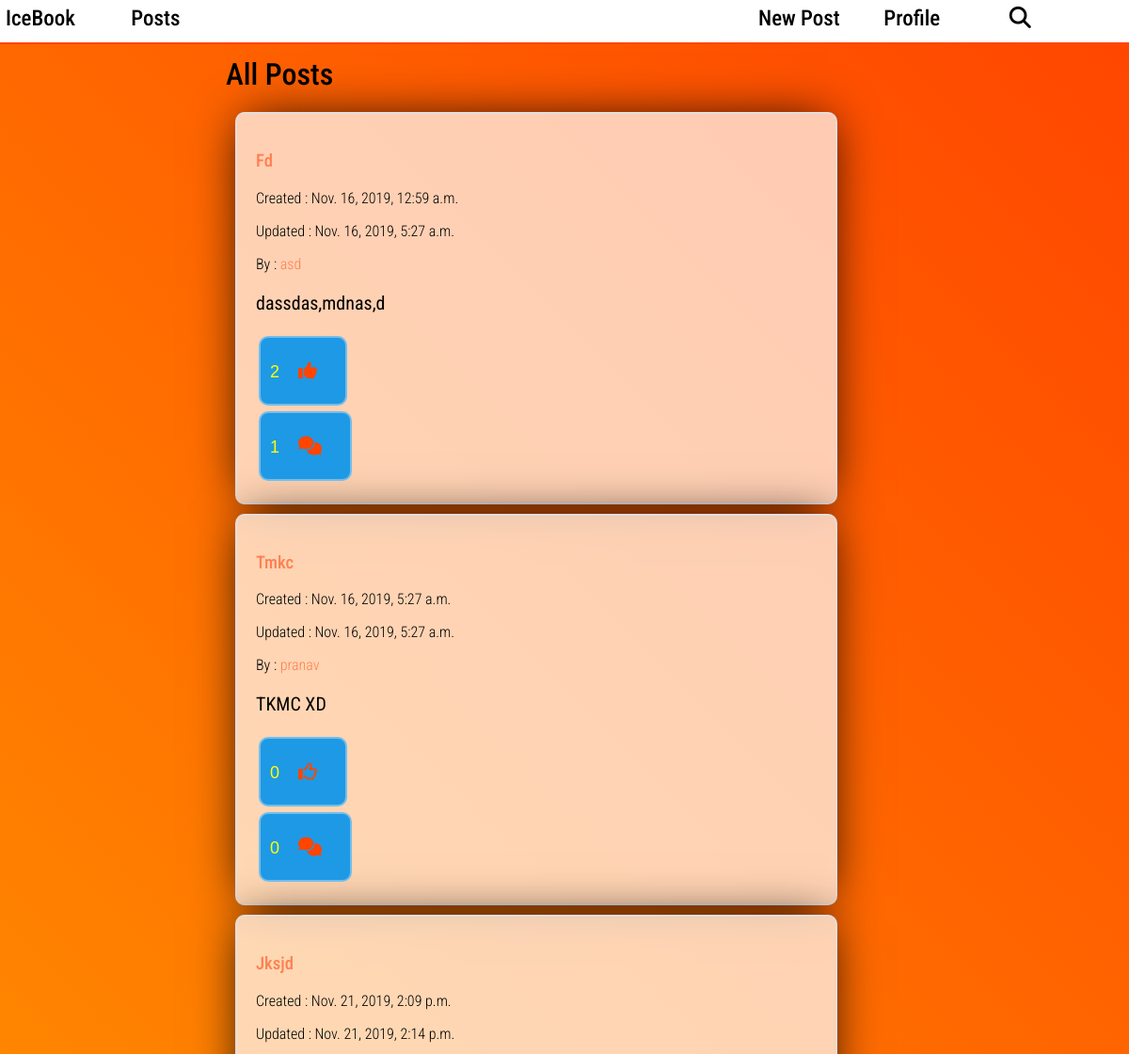
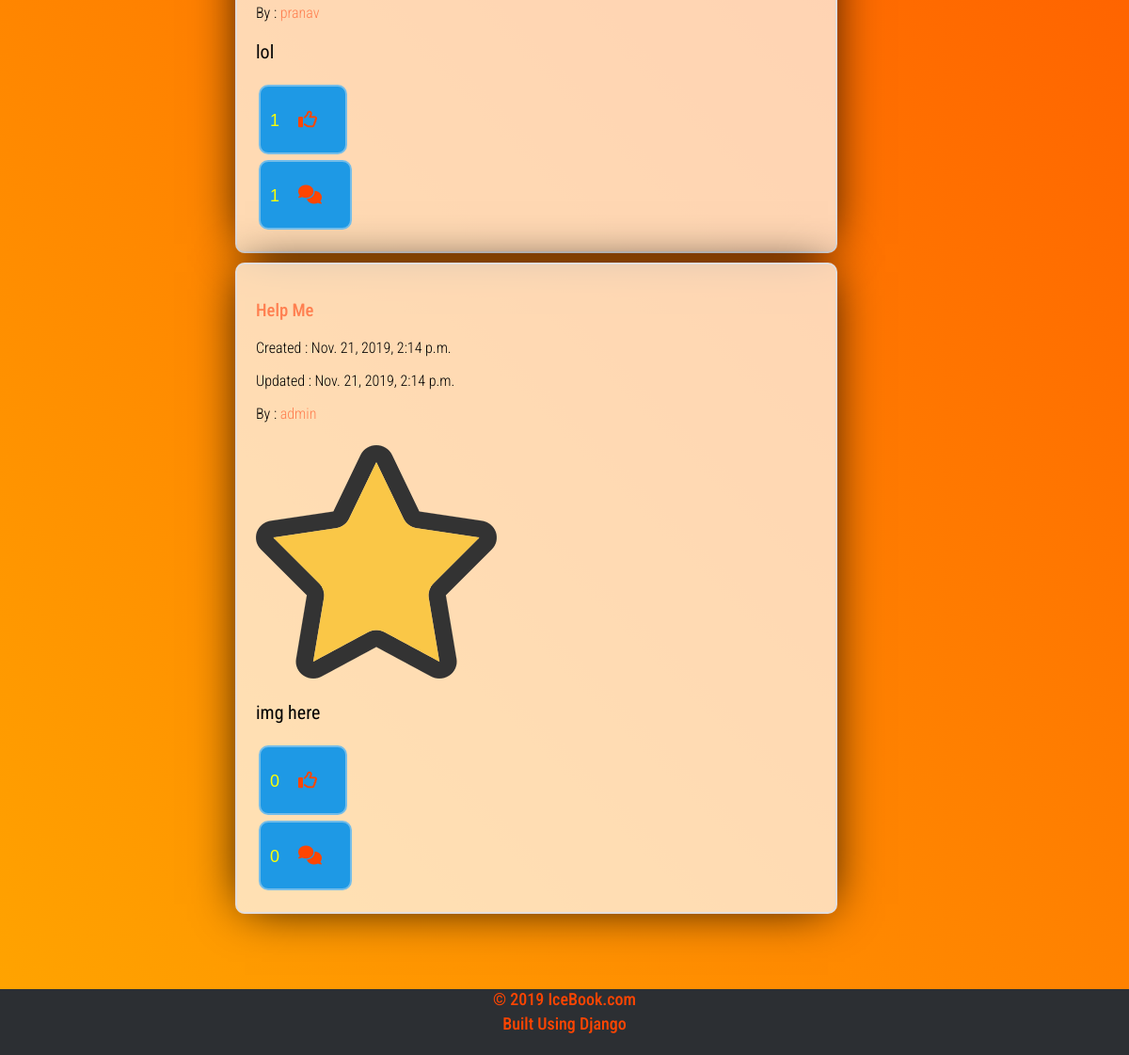
The app's page /posts/ (signed in) with its own data (2 pictures, top to bottom).
### posts/models.py (models this page shows, shortened)
class Post(models.Model):
	user = models.ForeignKey(User, on_delete=models.CASCADE)
	title = models.CharField(max_length=150)
	created = models.DateTimeField(auto_now_add=True, auto_now=False)
	updated = models.DateTimeField(auto_now_add=False, auto_now=True)
	img = models.ImageField(upload_to="post_imgs", blank=True, null=True)
	description = models.TextField()
	slug = models.SlugField(unique=True)
	likes = models.ManyToManyField(User, related_name="likes")
	archived = models.BooleanField(default=False)
	objects = PostManager()
	class Meta:
		ordering = ['-created']

### posts/views.py (the view)
# urls.py: path("posts/", views.display_posts_view, name="display-posts"),
@login_required
def display_posts_view(request):
	posts = Post.objects.get_posts(False)
	liked = []
	like_no = []
	for post in posts:
		liked.append(check_like(request.user, post)[0])
		like_no.append(check_like(request.user, post)[1])
	master_list = zip(posts, liked, like_no)
	context = {
		"master":master_list
	}
	template_name = "posts/display_posts.html"
	return render(request, template_name, context)

### posts/models.py (called while the page is built)
	def get_posts(self, status):
		return self.get_queryset().annotate(num_comments=Count("comment")).filter(archived=status)

### posts/views.py (called while the page is built)
def check_like(user, post):
	likes = post.likes
	if user in likes.all():
		return True, len(likes.all())
	return False, len(likes.all())

### posts/templates/posts/display_posts.html (shortened to what this page needs)
{% extends "base.html" %}
{% load static %}
{% block head %}
	<link rel="stylesheet" type="text/css" href="{% static 'css/display_posts.css' %}">
{% endblock %}
{% block content %}
<div class="container">
<h1>All Posts</h1>
{% for post, liked, like_no in master %}
<div class="display-posts">
	<a href="{% url 'detail-post' slug=post.slug %}"><h3>{{ post.title|title }}</h3></a>
	<p>Created : {{ post.created }}</p>
	<p>Updated : {{ post.updated }}</p>
	<p>By : <a href="{% url 'display' user_id=post.user.pk %}">{{ post.user }}</a></p>
	{% if post.img %}
		<img src="{{post.img.url}}">
	{% endif %}
	<p class="description">{{ post.description|truncatewords:20 }}</p>
	{% include "accounts/likes_logic.html" %}
	<br>
</div>
{% endfor %}
</div>
{% endblock %}

### templates/base.html (shortened to what this page needs)
<!DOCTYPE html>
{% load static %}
<html>
<head>
	<link rel="stylesheet" type="text/css" href="{% static 'css/main.css' %}">
	{% block head %}
	{% endblock %}
</head>
<body data-media-url="{% get_media_prefix %}">
	{% include "navbar.html" %}
	{% block content %}
	{% endblock %}
	{% include "footer.html" %}
</body>
</html>

### templates/navbar.html (shortened to what this page needs)
<nav class="navbar">
	<div>
		<a href="{% url 'home' %}">IceBook</a>
	</div>
	{% if request.user.is_authenticated %}
	<div>
		<a href="{% url 'display-posts' %}">Posts</a>
	</div>
	{% else %}
		<div></div>
	{% endif %}
	<div></div>
	<div></div>
	<div></div>
	<div></div>
	{% if request.user.is_authenticated %}
		<div>
			<a href="{% url 'add-post' %}">New Post</a>
		</div>
		<div>
			<a href="{% url 'profile' %}">Profile</a>
		</div>
		<div>
			<a href="{% url 'search' %}"><i class="fas fa-search"></i></a>
		</div>
	{% endif %}
</nav>

### accounts/templates/accounts/likes_logic.html (shortened to what this page needs)
{% if liked %}
	<form method="POST" action="{% url 'like' slug=post.slug destination='detail' %}">
	<button type="submit" name="next" value="{{ request.path }}"><span class="count">{{like_no}}</span><i class="fas fa-thumbs-up post-icon"></button></i>
	</form>
{% else %}
	<form method="POST" action="{% url 'like' slug=post.slug destination='detail' %}">
	<button type="submit" name="next" value="{{ request.path }}"><span class="count">{{like_no}}</span><i class="far fa-thumbs-up post-icon"></button></i>
	</form>
{% endif %}
<a href="{% url 'add-comment' slug=post.slug %}">
	<button><span class="count">{{post.num_comments}}</span><i class="fas fa-comments post-icon"></i></button>
</a>

### templates/footer.html
<footer>
	<div>
		<p>&copy; 2019 IceBook.com</p>
		<p>Built Using Django</p>
	</div>
</footer>

### static/css/main.css (style rules this page uses)
html { scroll-behavior: smooth; }
body { background: white; font-family: 'Roboto Condensed', cursive; font-weight: 300; margin: 0; padding: 0; }
h1, h2, h3, h4, h5, h6 { font-weight: 500; }
nav { position: fixed; top: 0; background: white; display: grid; grid-template-columns: repeat(9, 1fr); border-bottom: 2px orangered solid; width: 100%; padding: 6px; width: 100%; padding-bottom: 12px; left: 0; right: 0; }
nav a { text-decoration: none; font-size: 23px; font-weight: 500; color: black; }
footer { position: relative; bottom: 0; width: 100%; height: 70px; background: #2C2F33; color: orangered; text-align: center; font-size: 18px; font-weight: 500; }
footer p { margin: 5px; padding: 0px; }
.description { font-size: 20px; font-weight: 400; }
.display-posts { font-weight: 300; }
.display-posts a { text-decoration: none; color: coral; }
.post-icon { margin: 20px; color: orangered; }
a { text-decoration: none; }
button { background-color: #1E99E5; padding: 5px 10px; font-size: 18px; margin: 3px; border:2px #74BDE9 solid; border-radius: 10px; color: yellow; cursor: pointer; }

### static/css/display_posts.css (style rules this page uses)
body { background: linear-gradient(45deg, orange, orangered); }
.container { width: 55%; padding-left: 20%; }
.display-posts { margin: 10px; padding: 20px; border-radius: 10px; border: 2px #E2DEDE solid; -webkit-box-shadow: 0px 0px 50px -10px #000000; box-shadow: 0px 0px 50px -10px #000000; background-color: rgba(255, 255, 255, 0.7); }
.count { font-size: 18px; }
.post-icon { font-size: 20px; }

### records on screen
Post: title "Fd", created "Nov. 16, 2019, 12:59 a.m.", updated "Nov. 16, 2019, 5:27 a.m.", user "asd", description "dassdas,mdnas,d", user "2", num_comments "1"
Post: title "Tmkc", created "Nov. 16, 2019, 5:27 a.m.", updated "Nov. 16, 2019, 5:27 a.m.", user "pranav", description "TKMC XD", archived "0", num_comments "0"
Post: title "Jksjd", created "Nov. 21, 2019, 2:09 p.m.", updated "Nov. 21, 2019, 2:14 p.m.", user "pranav", description "lol", like_no "1", num_comments "1"
Post: title "Help Me", created "Nov. 21, 2019, 2:14 p.m.", updated "Nov. 21, 2019, 2:14 p.m.", user "admin", img (picture), description "img here", archived "0", num_comments "0"
